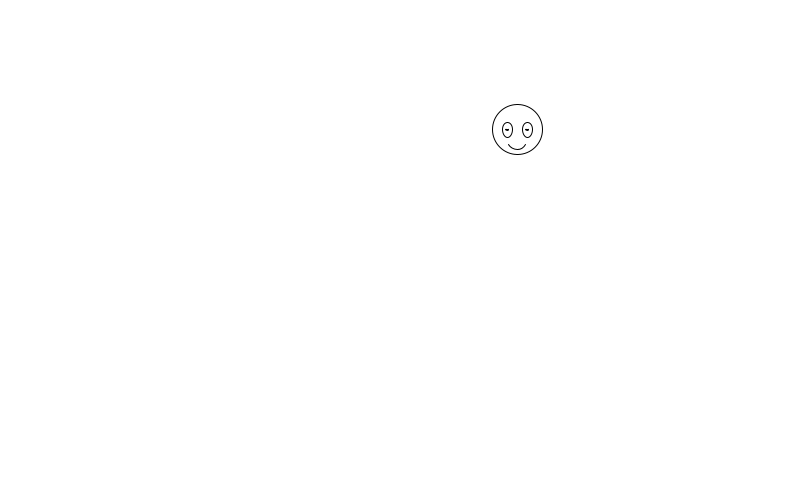
Frame 1 (no input)
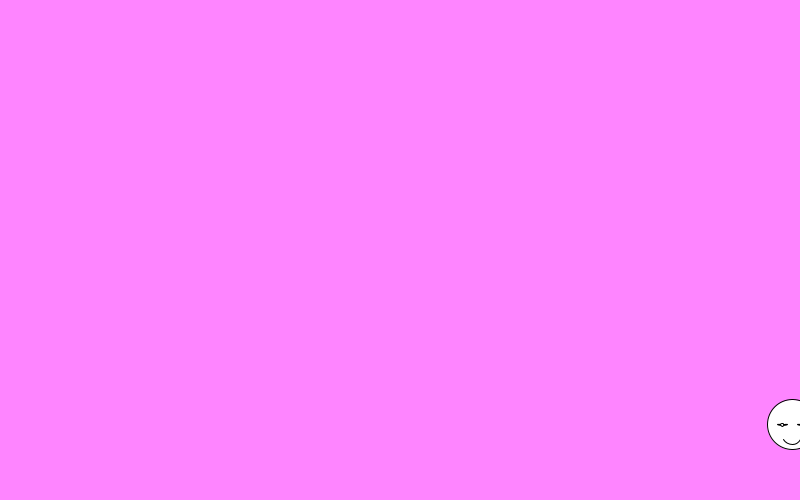
Frame 60 (the mouse pressed at the canvas centre just before this capture)
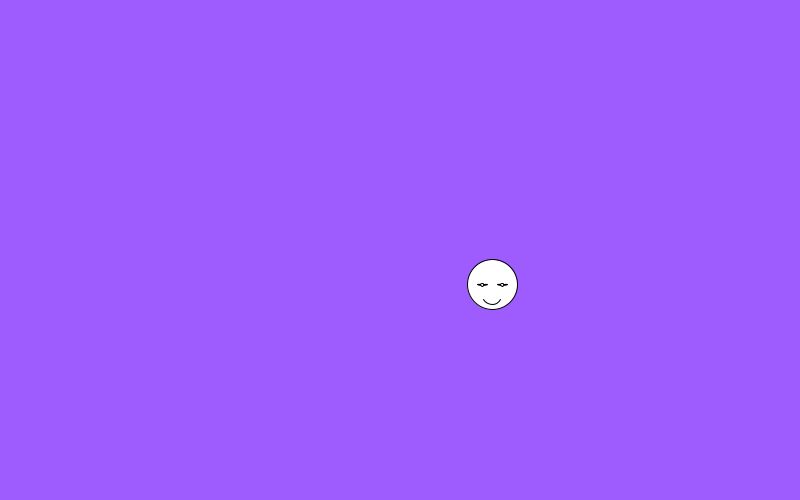
Frame 120 (the mouse held since frame 60 and released just before this capture)

The Processing sketch that drew these frames (run headless with seeded random() and noise(); from frame 60 on, the mouse is pressed at the canvas centre):

// Processing sketch: HackNights_13_Robot_Pong_in_progress_pde
// ── HackNights_13_Robot_Pong_in_progress_pde.pde
float posx;
float posy;
float incx = 5;
float incy = 5;



float scaleValue = 1;
color backColor;
int blink = 2;

long lastTime = 0;
void setup() {
  size(800, 500);
  frameRate(60);
  posx = random(0, width);
  posy = random(0, height);
  backColor = color(255);
}

void draw() {

  background(backColor);
  

  drawRobot(scaleValue, blink, posx, posy); //calling the function with fixed parameters
  
  
  if(millis() - lastTime > 200 ){
    blink = (int)random(0,3);
    lastTime = millis();
    
    //if(frameCount % int(random(1,10)) == 0){
    //   background(255,200); 
    //}
  }

  float r = map(posx, 0, width, 0, 255);
  float b = map(posy, 0, width, 0, 255);

  backColor = color(r, b, 255);

  posx = posx + incx;
  posy = posy + incy;
  
  //hit detection with the boudaries
  //   0 < posx < width
  if(posx > width){
   incx = -incx; 
  }
  if(posx < 0){
   incx = -incx; 
  }
  if(posy > height){
   incy = -incy; 
  }
  if(posy < 0){
   incy = -incy; 
  }
  

}

void keyPressed() {
  if (key == 'q') {

    
  } else if (key == 'w') {
    scaleValue = random(0.5, 5);
    
  } else if (key == CODED) {
    //arrow keys tests
    if (keyCode == UP) {
      
    } else if (keyCode == DOWN) {
      
      
    } else if (keyCode == LEFT) {
      
      
    } else if (keyCode == RIGHT) {
      
    }
  }
}


//function to draw my shape
void drawRobot(float scaleValue, int blink, float posx, float posy) {
  pushMatrix();
  //translate to given parameters

  translate(posx, posy);
  scale(scaleValue);
  if (blink == 0) {
    
    ellipse(0, 0, 50, 50);
    ellipse(-10, 0, 10, 10);
    ellipse(-10, 0, 3, 3);
    ellipse(10, 0, 10, 10);
    ellipse(10, 0, 3, 3);
    
  } else if (blink == 1) {

    ellipse(0, 0, 50, 50);
    
    ellipse(-10, 0, 10, 1);
    ellipse(-10, 0, 3, 3);
    
    ellipse(10, 0, 10, 1);
    ellipse(10, 0, 3, 3);
    
  } else if (blink == 2) {
    
    ellipse(0, 0, 50, 50);
    
    ellipse(-10, 0, 10, 15);
    ellipse(-10, 0, 3, 1);
    
    ellipse(10, 0, 10, 15);
    ellipse(10, 0, 3, 1);    
  }

  arc(0, 10, 20, 20, radians(30), radians(150)); //randians convert degrees

  popMatrix();
}
